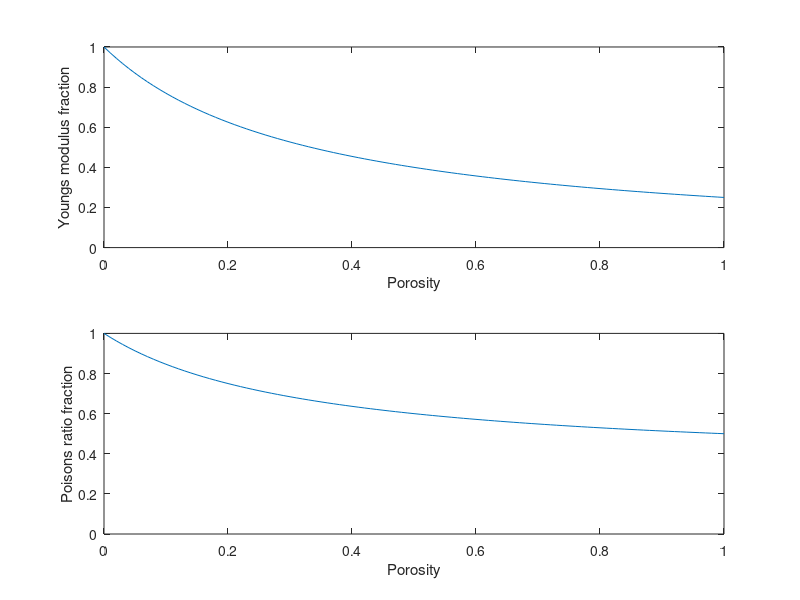
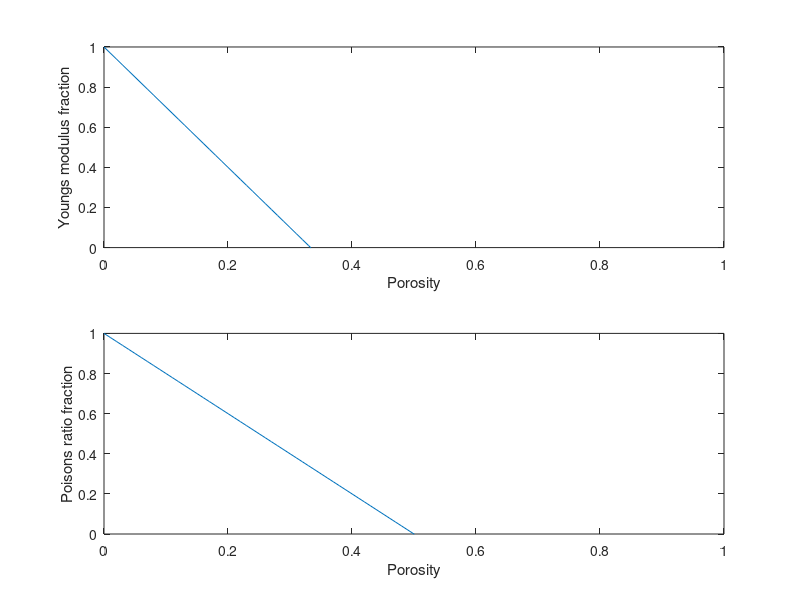

Write MATLAB code to recreate these figures, in order.

%% Dilute model
f= 0:0.01:1;
Ebar = 1./(1+3*f);

nuBar = (1+f)./(1+3*f);

figure
title('Dilute model')
subplot(2,1,1)
plot(f,Ebar)
xlabel('Porosity')
ylabel('Youngs modulus fraction')
ylim([0 1])
subplot(2,1,2)
plot(f,nuBar)
xlabel('Porosity')
ylabel('Poisons ratio fraction')
ylim([0 1])

%% Self-consistent model

f= 0:0.01:1;
Ebar = 1.*(1-3*f);

nuBar = 1*(1-3*f)+f;

figure
title('Dilute model')
subplot(2,1,1)
plot(f,Ebar)
xlabel('Porosity')
ylabel('Youngs modulus fraction')
ylim([0 1])
xlim([0 1])
subplot(2,1,2)
plot(f,nuBar)
xlabel('Porosity')
ylabel('Poisons ratio fraction')
ylim([0 1])
xlim([0 1])
